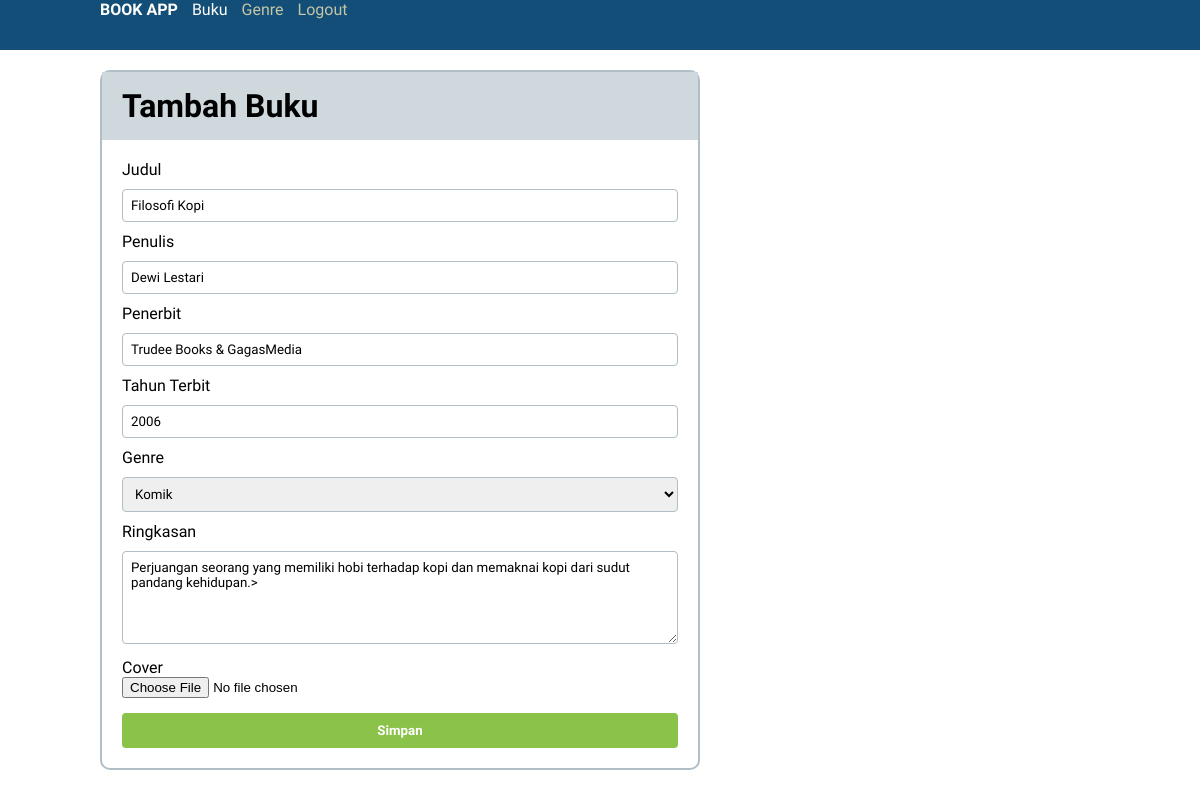
Page /buku/edit.php?id_buku=3 (signed in) on the committed database.
### tables this page shows
CREATE TABLE `buku` (
  `id_buku` int(4) NOT NULL,
  `judul` varchar(255) NOT NULL,
  `penulis` varchar(255) NOT NULL,
  `penerbit` varchar(255) NOT NULL,
  `tahun_terbit` int(4) NOT NULL,
  `ringkasan` text NOT NULL,
  `cover` varchar(1000) DEFAULT NULL,
  `id_genre` int(2) DEFAULT NULL
);

### buku/edit.php (the view, shortened to what this page needs)
<?php
include '../koneksi.php';
include '../template/header.php';
$query = "SELECT * FROM genre ORDER BY (genre)";
$hasil = mysqli_query($koneksi, $query);
$genre = array();
while($data = mysqli_fetch_assoc($hasil))
{
    $genre[] = $data;
}
$id_buku = $_GET['id_buku'];
$q_buku = "SELECT * FROM buku INNER JOIN genre ON buku.id_genre = genre.id_genre WHERE id_buku = $id_buku";
$hasil_buku = mysqli_query($koneksi, $q_buku);
$buku = mysqli_fetch_assoc($hasil_buku);
?>
<div class="form">
            <h1>Tambah Buku</h1>
            <form action="" method="post" class="form-tambah-edit" enctype="multipart/form-data">
                    <label for="">Judul</label>
                    <input type="text" name="judul" value="<?= $buku['judul']?>" class="form-control">
                    <label for="">Penulis</label>
                    <input type="text" name="penulis" value="<?= $buku['penulis']?>" class="form-control">
                    <label for="">Penerbit</label>
                    <input type="text" name="penerbit" value="<?= $buku['penerbit']?>" class="form-control">
                    <label for="">Tahun Terbit</label>
                    <input type="number" name="tahun_terbit" value="<?= $buku['tahun_terbit']?>" class="form-control">
                    <label for="">Genre</label>
                    <select name="id_genre">
                        <?php
                        foreach ($genre as $g){?>
                        <option value="<?= $g['id_genre']?>"<?php if($buku['id_genre'] == $g['id_genre']){echo"selected";}?>><?= $g['genre']?></option>
                        <?php
                        }
                        ?>
                    </select>
                    <label for="">Ringkasan</label>
                    <textarea name="ringkasan" id="" rows="5"><?= $buku['ringkasan'] ?>></textarea>
                    <label for="">Cover</label>
                    <input type="file" name="cover" id="">
                <button type="submit" name="simpan" class="btn-large">Simpan</button>
            </form>
        </div>
<?php
include '../template/footer.php';
?>

### css/style.css (style rules this page uses)
html, body, h1, h2, h3, div, nav, ul, li, table, th, td, img { margin: 0; padding: 0; }
* { box-sizing: border-box; }
h1, .nav-item a, th, td, input[type='search'], button, .form-tambah-edit label, .form-control, .form-tambah-edit textarea, .form-tambah-edit select, .btn-large, .detail { font-family: 'Krub', sans-serif; }
button { padding: 10px; border: none; color: white; font-weight: bold; }
.form { width: 60%; margin: 20px 0; border: 2px solid #B0BEC5; border-radius: 10px; }
.form h1, .detail h1 { width: 100%; padding: 15px 0 15px 20px; background-color: #CFD8DC; }
.form-tambah-edit { padding: 20px; }
.form-tambah-edit label { display: block; }
.form-control, .form-tambah-edit textarea, .form-tambah-edit select { width: 100%; margin: 10px 0; padding: 8px; border: 1px solid #B0BEC5; border-radius: 4px; }
.btn-large { width: 100%; background-color: #8BC34A; border: none; border-radius: 4px; margin-top: 15px; transition: .4s; }

### rows in the picture
buku: judul "Filosofi Kopi", penulis "Dewi Lestari", penerbit "Trudee Books & GagasMedia", tahun_terbit "2006", ringkasan "Perjuangan seorang yang memiliki hobi terhadap kopi dan memaknai kopi dari sudut pandang kehidupan.>"

### other values in the picture
form field id_genre "Komik"
